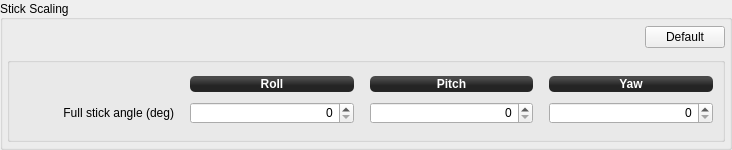
                   <widget class="QGroupBox" name="RateStabilizationGroup_12">
                    <property name="sizePolicy">
                     <sizepolicy hsizetype="Preferred" vsizetype="Expanding">
                      <horstretch>0</horstretch>
                      <verstretch>0</verstretch>
                     </sizepolicy>
                    </property>
                    <property name="minimumSize">
                     <size>
                      <width>0</width>
                      <height>0</height>
                     </size>
                    </property>
                    <property name="maximumSize">
                     <size>
                      <width>16777215</width>
                      <height>16777215</height>
                     </size>
                    </property>
                    <property name="title">
                     <string>Stick Scaling</string>
                    </property>
                    <property name="alignment">
                     <set>Qt::AlignLeading|Qt::AlignLeft|Qt::AlignVCenter</set>
                    </property>
                    <layout class="QGridLayout" name="gridLayout_24" columnstretch="0,0">
                     <property name="leftMargin">
                      <number>4</number>
                     </property>
                     <property name="topMargin">
                      <number>4</number>
                     </property>
                     <property name="rightMargin">
                      <number>4</number>
                     </property>
                     <property name="bottomMargin">
                      <number>4</number>
                     </property>
                     <property name="horizontalSpacing">
                      <number>6</number>
                     </property>
                     <item row="1" column="0" colspan="2">
                      <widget class="QGroupBox" name="RateStabilizationGroup_13">
                       <property name="sizePolicy">
                        <sizepolicy hsizetype="Preferred" vsizetype="Fixed">
                         <horstretch>0</horstretch>
                         <verstretch>0</verstretch>
                        </sizepolicy>
                       </property>
                       <property name="minimumSize">
                        <size>
                         <width>0</width>
                         <height>85</height>
                        </size>
                       </property>
                       <property name="autoFillBackground">
                        <bool>false</bool>
                       </property>
                       <property name="styleSheet">
                        <string notr="true"/>
                       </property>
                       <property name="title">
                        <string/>
                       </property>
                       <property name="flat">
                        <bool>false</bool>
                       </property>
                       <layout class="QGridLayout" name="gridLayout_10" rowstretch="0,0" columnstretch="0,0,0,0,0,0,0">
                        <property name="leftMargin">
                         <number>0</number>
                        </property>
                        <property name="verticalSpacing">
                         <number>6</number>
                        </property>
                        <item row="1" column="3">
                         <spacer name="horizontalSpacer_57">
                          <property name="orientation">
                           <enum>Qt::Horizontal</enum>
                          </property>
                          <property name="sizeType">
                           <enum>QSizePolicy::Fixed</enum>
                          </property>
                          <property name="sizeHint" stdset="0">
                           <size>
                            <width>10</width>
                            <height>10</height>
                           </size>
                          </property>
                         </spacer>
                        </item>
                        <item row="0" column="2">
                         <widget class="QLabel" name="label_61">
                          <property name="sizePolicy">
                           <sizepolicy hsizetype="Preferred" vsizetype="Fixed">
                            <horstretch>0</horstretch>
                            <verstretch>0</verstretch>
                           </sizepolicy>
                          </property>
                          <property name="minimumSize">
                           <size>
                            <width>0</width>
                            <height>16</height>
                           </size>
                          </property>
                          <property name="font">
                           <font>
                            <weight>75</weight>
                            <bold>true</bold>
                           </font>
                          </property>
                          <property name="autoFillBackground">
                           <bool>false</bool>
                          </property>
                          <property name="styleSheet">
                           <string notr="true">background-color: qlineargradient(spread:reflect, x1:0.507, y1:0, x2:0.507, y2:0.772, stop:0.208955 rgba(74, 74, 74, 255), stop:0.78607 rgba(36, 36, 36, 255));
color: rgb(255, 255, 255);
border-radius: 5;</string>
                          </property>
                          <property name="text">
                           <string>Roll</string>
                          </property>
                          <property name="alignment">
                           <set>Qt::AlignCenter</set>
                          </property>
                         </widget>
                        </item>
                        <item row="1" column="4">
                         <widget class="QDoubleSpinBox" name="ratePitchKp_4">
                          <property name="sizePolicy">
                           <sizepolicy hsizetype="Preferred" vsizetype="Fixed">
                            <horstretch>0</horstretch>
                            <verstretch>0</verstretch>
                           </sizepolicy>
                          </property>
                          <property name="minimumSize">
                           <size>
                            <width>103</width>
                            <height>22</height>
                           </size>
                          </property>
                          <property name="maximumSize">
                           <size>
                            <width>16777215</width>
                            <height>22</height>
                           </size>
                          </property>
                          <property name="focusPolicy">
                           <enum>Qt::StrongFocus</enum>
                          </property>
                          <property name="styleSheet">
                           <string notr="true"/>
                          </property>
                          <property name="alignment">
                           <set>Qt::AlignRight|Qt::AlignTrailing|Qt::AlignVCenter</set>
                          </property>
                          <property name="decimals">
                           <number>0</number>
                          </property>
                          <property name="maximum">
                           <double>1000000.000000000000000</double>
                          </property>
                          <property name="singleStep">
                           <double>1.000000000000000</double>
                          </property>
                          <property name="objrelation" stdset="0">
                           <stringlist>
                            <string>objname:StabilizationSettings</string>
                            <string>fieldname:MaxLevelAngle</string>
                            <string>element:Pitch</string>
                            <string>haslimits:no</string>
                            <string>scale:1</string>
                            <string>buttongroup:7,20</string>
                           </stringlist>
                          </property>
                         </widget>
                        </item>
                        <item row="1" column="6">
                         <widget class="QDoubleSpinBox" name="rateYawKp_3">
                          <property name="sizePolicy">
                           <sizepolicy hsizetype="Preferred" vsizetype="Fixed">
                            <horstretch>0</horstretch>
                            <verstretch>0</verstretch>
                           </sizepolicy>
                          </property>
                          <property name="minimumSize">
                           <size>
                            <width>103</width>
                            <height>22</height>
                           </size>
                          </property>
                          <property name="maximumSize">
                           <size>
                            <width>16777215</width>
                            <height>22</height>
                           </size>
                          </property>
                          <property name="focusPolicy">
                           <enum>Qt::StrongFocus</enum>
                          </property>
                          <property name="toolTip">
                           <string/>
                          </property>
                          <property name="styleSheet">
                           <string notr="true"/>
                          </property>
                          <property name="alignment">
                           <set>Qt::AlignRight|Qt::AlignTrailing|Qt::AlignVCenter</set>
                          </property>
                          <property name="decimals">
                           <number>0</number>
                          </property>
                          <property name="maximum">
                           <double>1000000.000000000000000</double>
                          </property>
                          <property name="singleStep">
                           <double>1.000000000000000</double>
                          </property>
                          <property name="objrelation" stdset="0">
                           <stringlist>
                            <string>objname:StabilizationSettings</string>
                            <string>fieldname:MaxLevelAngle</string>
                            <string>element:Yaw</string>
                            <string>haslimits:no</string>
                            <string>scale:1</string>
                            <string>buttongroup:7,20</string>
                           </stringlist>
                          </property>
                         </widget>
                        </item>
                        <item row="0" column="6">
                         <widget class="QLabel" name="label_64">
                          <property name="sizePolicy">
                           <sizepolicy hsizetype="Preferred" vsizetype="Fixed">
                            <horstretch>0</horstretch>
                            <verstretch>0</verstretch>
                           </sizepolicy>
                          </property>
                          <property name="minimumSize">
                           <size>
                            <width>0</width>
                            <height>16</height>
                           </size>
                          </property>
                          <property name="font">
                           <font>
                            <weight>75</weight>
                            <bold>true</bold>
                           </font>
                          </property>
                          <property name="autoFillBackground">
                           <bool>false</bool>
                          </property>
                          <property name="styleSheet">
                           <string notr="true">background-color: qlineargradient(spread:reflect, x1:0.507, y1:0, x2:0.507, y2:0.772, stop:0.208955 rgba(74, 74, 74, 255), stop:0.78607 rgba(36, 36, 36, 255));
color: rgb(255, 255, 255);
border-radius: 5;</string>
                          </property>
                          <property name="text">
                           <string>Yaw</string>
                          </property>
                          <property name="alignment">
                           <set>Qt::AlignCenter</set>
                          </property>
                         </widget>
                        </item>
                        <item row="0" column="4">
                         <widget class="QLabel" name="label_66">
                          <property name="sizePolicy">
                           <sizepolicy hsizetype="Preferred" vsizetype="Fixed">
                            <horstretch>0</horstretch>
                            <verstretch>0</verstretch>
                           </sizepolicy>
                          </property>
                          <property name="minimumSize">
                           <size>
                            <width>0</width>
                            <height>16</height>
                           </size>
                          </property>
                          <property name="font">
                           <font>
                            <weight>75</weight>
                            <bold>true</bold>
                           </font>
                          </property>
                          <property name="autoFillBackground">
                           <bool>false</bool>
                          </property>
                          <property name="styleSheet">
                           <string notr="true">background-color: qlineargradient(spread:reflect, x1:0.507, y1:0, x2:0.507, y2:0.772, stop:0.208955 rgba(74, 74, 74, 255), stop:0.78607 rgba(36, 36, 36, 255));
color: rgb(255, 255, 255);
border-radius: 5;</string>
                          </property>
                          <property name="text">
                           <string>Pitch</string>
                          </property>
                          <property name="alignment">
                           <set>Qt::AlignCenter</set>
                          </property>
                         </widget>
                        </item>
                        <item row="1" column="2">
                         <widget class="QDoubleSpinBox" name="rateRollKp_3">
                          <property name="sizePolicy">
                           <sizepolicy hsizetype="Preferred" vsizetype="Fixed">
                            <horstretch>0</horstretch>
                            <verstretch>0</verstretch>
                           </sizepolicy>
                          </property>
                          <property name="minimumSize">
                           <size>
                            <width>103</width>
                            <height>22</height>
                           </size>
                          </property>
                          <property name="maximumSize">
                           <size>
                            <width>16777215</width>
                            <height>22</height>
                           </size>
                          </property>
                          <property name="focusPolicy">
                           <enum>Qt::StrongFocus</enum>
                          </property>
                          <property name="toolTip">
                           <string/>
                          </property>
                          <property name="styleSheet">
                           <string notr="true"/>
                          </property>
                          <property name="alignment">
                           <set>Qt::AlignRight|Qt::AlignTrailing|Qt::AlignVCenter</set>
                          </property>
                          <property name="buttonSymbols">
                           <enum>QAbstractSpinBox::UpDownArrows</enum>
                          </property>
                          <property name="decimals">
                           <number>0</number>
                          </property>
                          <property name="maximum">
                           <double>1000000.000000000000000</double>
                          </property>
                          <property name="singleStep">
                           <double>1.000000000000000</double>
                          </property>
                          <property name="objrelation" stdset="0">
                           <stringlist>
                            <string>objname:StabilizationSettings</string>
                            <string>fieldname:MaxLevelAngle</string>
                            <string>element:Roll</string>
                            <string>haslimits:no</string>
                            <string>scale:1</string>
                            <string>buttongroup:7,20</string>
                           </stringlist>
                          </property>
                         </widget>
                        </item>
                        <item row="0" column="0">
                         <spacer name="horizontalSpacer_56">
                          <property name="orientation">
                           <enum>Qt::Horizontal</enum>
                          </property>
                          <property name="sizeType">
                           <enum>QSizePolicy::Fixed</enum>
                          </property>
                          <property name="sizeHint" stdset="0">
                           <size>
                            <width>150</width>
                            <height>16</height>
                           </size>
                          </property>
                         </spacer>
                        </item>
                        <item row="1" column="1">
                         <spacer name="horizontalSpacer_55">
                          <property name="orientation">
                           <enum>Qt::Horizontal</enum>
                          </property>
                          <property name="sizeType">
                           <enum>QSizePolicy::Fixed</enum>
                          </property>
                          <property name="sizeHint" stdset="0">
                           <size>
                            <width>10</width>
                            <height>10</height>
                           </size>
                          </property>
                         </spacer>
                        </item>
                        <item row="1" column="0">
                         <widget class="QLabel" name="label_67">
                          <property name="sizePolicy">
                           <sizepolicy hsizetype="Preferred" vsizetype="Preferred">
                            <horstretch>0</horstretch>
                            <verstretch>0</verstretch>
                           </sizepolicy>
                          </property>
                          <property name="minimumSize">
                           <size>
                            <width>0</width>
                            <height>16</height>
                           </size>
                          </property>
                          <property name="styleSheet">
                           <string notr="true"/>
                          </property>
                          <property name="text">
                           <string>Full stick angle (deg)</string>
                          </property>
                          <property name="alignment">
                           <set>Qt::AlignRight|Qt::AlignTrailing|Qt::AlignVCenter</set>
                          </property>
                         </widget>
                        </item>
                        <item row="1" column="5">
                         <spacer name="horizontalSpacer_58">
                          <property name="orientation">
                           <enum>Qt::Horizontal</enum>
                          </property>
                          <property name="sizeType">
                           <enum>QSizePolicy::Fixed</enum>
                          </property>
                          <property name="sizeHint" stdset="0">
                           <size>
                            <width>10</width>
                            <height>10</height>
                           </size>
                          </property>
                         </spacer>
                        </item>
                       </layout>
                      </widget>
                     </item>
                     <item row="0" column="0">
                      <spacer name="horizontalSpacer_59">
                       <property name="orientation">
                        <enum>Qt::Horizontal</enum>
                       </property>
                       <property name="sizeType">
                        <enum>QSizePolicy::Preferred</enum>
                       </property>
                       <property name="sizeHint" stdset="0">
                        <size>
                         <width>632</width>
                         <height>27</height>
                        </size>
                       </property>
                      </spacer>
                     </item>
                     <item row="0" column="1">
                      <widget class="QPushButton" name="pushButton_5">
                       <property name="sizePolicy">
                        <sizepolicy hsizetype="Fixed" vsizetype="Fixed">
                         <horstretch>0</horstretch>
                         <verstretch>0</verstretch>
                        </sizepolicy>
                       </property>
                       <property name="minimumSize">
                        <size>
                         <width>0</width>
                         <height>0</height>
                        </size>
                       </property>
                       <property name="maximumSize">
                        <size>
                         <width>16777215</width>
                         <height>16777215</height>
                        </size>
                       </property>
                       <property name="toolTip">
                        <string>Reset all values to GCS defaults</string>
                       </property>
                       <property name="styleSheet">
                        <string notr="true"/>
                       </property>
                       <property name="text">
                        <string>Default</string>
                       </property>
                       <property name="objrelation" stdset="0">
                        <stringlist>
                         <string>objname:StabilizationSettings</string>
                         <string>button:default</string>
                         <string>buttongroup:7</string>
                        </stringlist>
                       </property>
                      </widget>
                     </item>
                     <item row="2" column="0">
                      <spacer name="verticalSpacer_10">
                       <property name="orientation">
                        <enum>Qt::Vertical</enum>
                       </property>
                       <property name="sizeType">
                        <enum>QSizePolicy::Fixed</enum>
                       </property>
                       <property name="sizeHint" stdset="0">
                        <size>
                         <width>20</width>
                         <height>1</height>
                        </size>
                       </property>
                      </spacer>
                     </item>
                    </layout>
                   </widget>
